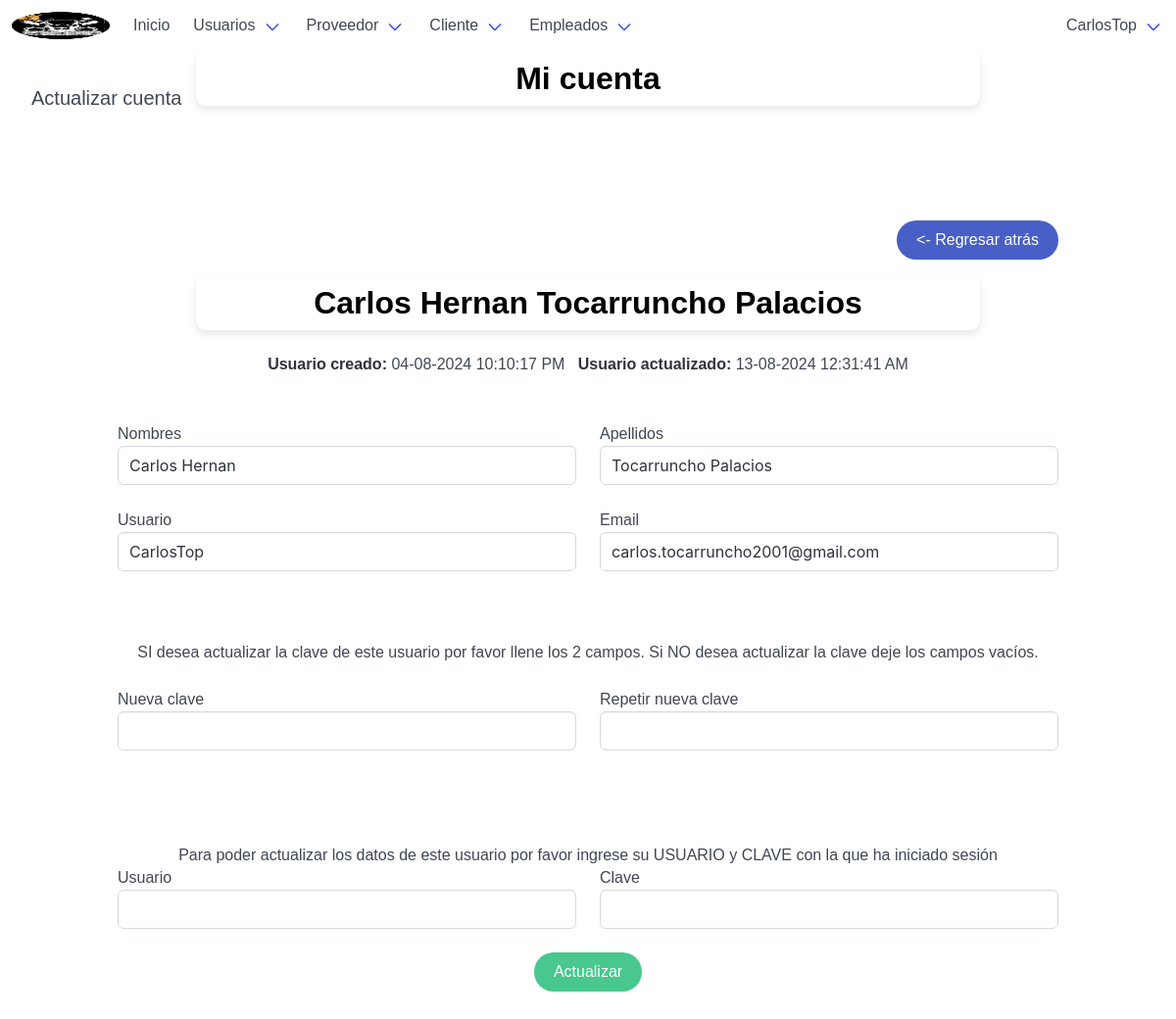
The page /userUpdate/1/ (signed in) on the database its author committed.
### tables this page shows
CREATE TABLE `usuario` (
  `usuario_id` int(10) NOT NULL,
  `usuario_nombre` varchar(70) NOT NULL,
  `usuario_apellido` varchar(70) NOT NULL,
  `usuario_email` varchar(100) NOT NULL,
  `usuario_usuario` varchar(30) NOT NULL,
  `usuario_clave` varchar(200) NOT NULL,
  `usuario_foto` varchar(535) NOT NULL,
  `usuario_creado` timestamp NULL DEFAULT NULL,
  `usuario_actualizado` timestamp NULL DEFAULT NULL
);

### autoload.php (called while the page is built, shortened)
<?php
    spl_autoload_register(function($clase){
        $archivo=__DIR__."/".$clase.".php";
        $archivo=str_replace("\\","/",$archivo);
    });

### app/models/mainModel.php (called while the page is built, shortened)
<?php
    class mainModel {
        private $server = DB_SERVER;
        private $db = DB_NAME;
        private $user = DB_USER;
        private $pass = DB_PASS;
        public function conectar(){
            $conexion = new PDO("mysql:host=".$this->server.";dbname=".$this->db,$this->user,$this->pass);
			$conexion->exec("SET CHARACTER SET utf8");
			return $conexion;
        }
        public function limpiarCadena($cadena){
			$palabras=["<script>","</script>","<script src","<script type=","SELECT * FROM","SELECT "," SELECT ","DELETE FROM","INSERT INTO","DROP TABLE","DROP DATABASE","TRUNCATE TABLE","SHOW TABLES","SHOW DATABASES","<?php","?>","--","^","<",">","==","=",";","::"];
			$cadena=trim($cadena);
			$cadena=stripslashes($cadena);
			$cadena=trim($cadena);
			$cadena=stripslashes($cadena);
			return $cadena;
		}
        public function seleccionarDatos($tipo,$tabla,$campo,$id){
			$tipo=$this->limpiarCadena($tipo);
			$tabla=$this->limpiarCadena($tabla);
			$campo=$this->limpiarCadena($campo);
			$id=$this->limpiarCadena($id);
            if($tipo=="Unico"){
                $sql=$this->conectar()->prepare("SELECT * FROM $tabla WHERE $campo=:ID");
                $sql->bindParam(":ID",$id);
            }elseif($tipo=="Normal"){
                $sql=$this->conectar()->prepare("SELECT $campo FROM $tabla");
            }
            $sql->execute();
            return $sql;
		}
    }

### app/views/content/userUpdate-view.php (the view, shortened to what this page needs)
<div class="container is-fluid mb-6">
	<?php
		$id=$insLogin->limpiarCadena($url[1]);
		if($id==$_SESSION['id']){
	?>
	<h1 class="title">Mi cuenta</h1>
	<h2 class="subtitle">Actualizar cuenta</h2>
	<?php }else{ ?>
	<h1 class="title">Usuarios</h1>
	<h2 class="subtitle">Actualizar usuario</h2>
	<?php } ?>
</div>
<div class="container pb-6 pt-6">
	<?php
		include "./app/views/inc/btn_back.php";
		$datos=$insLogin->seleccionarDatos("Unico","usuario","usuario_id",$id);
		if($datos->rowCount()==1){
			$datos=$datos->fetch();
	?>
	<h2 class="title has-text-centered"><?php echo $datos['usuario_nombre']." ".$datos['usuario_apellido']; ?></h2>
	<p class="has-text-centered pb-6"><?php echo "<strong>Usuario creado:</strong> ".date("d-m-Y  h:i:s A",strtotime($datos['usuario_creado']))." &nbsp; <strong>Usuario actualizado:</strong> ".date("d-m-Y  h:i:s A",strtotime($datos['usuario_actualizado'])); ?></p>
	<form class="FormularioAjax" action="<?php echo APP_URL; ?>app/ajax/usuarioAjax.php" method="POST" autocomplete="off" >
		<div class="columns">
		  	<div class="column">
		    	<div class="control">
					<label>Nombres</label>
				  	<input class="input" type="text" name="usuario_nombre" pattern="[a-zA-ZáéíóúÁÉÍÓÚñÑ ]{3,40}" maxlength="40" value="<?php echo $datos['usuario_nombre']; ?>" required >
				</div>
		  	</div>
		  	<div class="column">
		    	<div class="control">
					<label>Apellidos</label>
				  	<input class="input" type="text" name="usuario_apellido" pattern="[a-zA-ZáéíóúÁÉÍÓÚñÑ ]{3,40}" maxlength="40" value="<?php echo $datos['usuario_apellido']; ?>" required >
				</div>
		  	</div>
		</div>
		<div class="columns">
		  	<div class="column">
		    	<div class="control">
					<label>Usuario</label>
				  	<input class="input" type="text" name="usuario_usuario" pattern="[a-zA-Z0-9]{4,20}" maxlength="20" value="<?php echo $datos['usuario_usuario']; ?>" required >
				</div>
		  	</div>
		  	<div class="column">
		    	<div class="control">
					<label>Email</label>
				  	<input class="input" type="email" name="usuario_email" maxlength="70" value="<?php echo $datos['usuario_email']; ?>" >
				</div>
		  	</div>
		</div>
		<br><br>
		<p class="has-text-centered">
			SI desea actualizar la clave de este usuario por favor llene los 2 campos. Si NO desea actualizar la clave deje los campos vacíos.
		</p>
		<br>
		<div class="columns">
		  	<div class="column">
		    	<div class="control">
					<label>Nueva clave</label>
				  	<input class="input" type="password" name="usuario_clave_1" pattern="[a-zA-Z0-9$@.-]{7,100}" maxlength="100" >
				</div>
		  	</div>
		  	<div class="column">
		    	<div class="control">
					<label>Repetir nueva clave</label>
				  	<input class="input" type="password" name="usuario_clave_2" pattern="[a-zA-Z0-9$@.-]{7,100}" maxlength="100" >
				</div>
		  	</div>
		</div>
		<br><br><br>
		<p class="has-text-centered">
			Para poder actualizar los datos de este usuario por favor ingrese su USUARIO y CLAVE con la que ha iniciado sesión
		</p>
		<div class="columns">
		  	<div class="column">
		    	<div class="control">
					<label>Usuario</label>
				  	<input class="input" type="text" name="administrador_usuario" pattern="[a-zA-Z0-9]{4,20}" maxlength="20" required >
				</div>
		  	</div>
		  	<div class="column">
		    	<div class="control">
					<label>Clave</label>
				  	<input class="input" type="password" name="administrador_clave" pattern="[a-zA-Z0-9$@.-]{7,100}" maxlength="100" required >
				</div>
		  	</div>
		</div>
		<p class="has-text-centered">
			<button type="submit" class="button is-success is-rounded">Actualizar</button>
		</p>
	</form>
	<?php
		}else{
			include "./app/views/inc/error_alert.php";
		}
	?>
</div>

### app/views/css/estilos.css (style rules this page uses)
body,html { height: 100%; width: 100%; }
.title { font-size: 48px; font-weight: bold; margin: 0; }
.subtitle { font-size: 24px; margin: 10px 0; }

### app/views/css/informationshop.css (style rules this page uses)
body { margin: 0; padding: 0; font-family: Arial, sans-serif; box-sizing: border-box; overflow-x: hidden; }
.title { text-align: center; color: black; background-color: rgba(255, 255, 255, 0.7); padding: 10px 20px; border-radius: 10px; box-shadow: 0 4px 8px rgba(0, 0, 0, 0.1); width: 100%; max-width: 800px; margin: 0 auto; }
h1 { font-size: 2em; }
h2, h3, h4 { font-size: 1.5em; }
p, ul, li { font-size: 1em; line-height: 1.4; }

### rows shown on the page
usuario: usuario_nombre "Carlos Hernan", usuario_apellido "Tocarruncho Palacios", usuario_creado "04-08-2024 10:10:17 PM", usuario_actualizado "13-08-2024 12:31:41 AM", usuario_usuario "CarlosTop", usuario_email "carlos.tocarruncho2001@gmail.com"

### other values the page prints
$_SESSION['usuario'] "CarlosTop"
